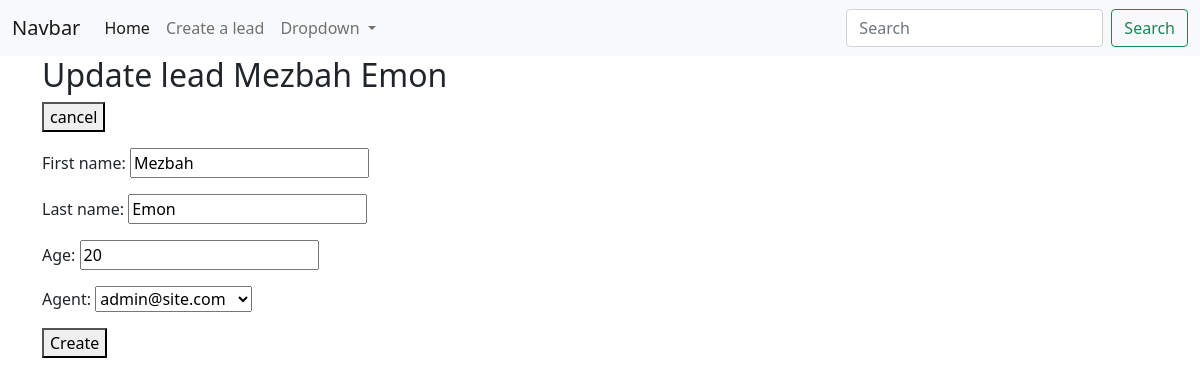
The page /leads/22/update/ on the database its author committed.
### main/models.py (models this page shows, shortened)
class Lead(models.Model):
    first_name = models.CharField(max_length=20)
    last_name = models.CharField(max_length=20)
    age = models.IntegerField(default=0)
    agent = models.ForeignKey(Agent, on_delete=models.CASCADE)
    created_at = models.DateTimeField(auto_now_add=True)
    updated_at = models.DateTimeField(auto_now=True)
    class Meta:
        ordering = ['-created_at']

### main/views.py (the view)
# urls.py: path('<int:pk>/update/', views.Lead_update, name="leadUpdate"),
def Lead_update(request, pk):
    lead = Lead.objects.get(pk=pk)
    form = LeadModelForm(instance=lead)
    if request.method == 'POST':
        form = LeadModelForm(request.POST, instance=lead)
        if form.is_valid():
            form.save()
            return redirect("leads:leadList")
    context = {
        "lead":lead,
        "form":form,
    }
    return render(request, "Leads/lead_update.html", context)

### main/forms.py
class LeadModelForm(forms.ModelForm):
    class Meta:
        model = Lead
        fields = (
            'first_name',
            'last_name',
            'age',
            'agent',
        )

### main/models.py (called while the page is built)
    def __str__(self):
        return self.user.email

### templates/Leads/lead_update.html (shortened to what this page needs)
{% extends "base.html" %}
{% block content %}
    <div class="container">
        <h2>Update lead {{lead.first_name}} {{lead.last_name}} </h2>
        <a href="{{request.META.HTTP_REFERER}}"><button>cancel</button></a>
        <p>
            <form method="post">
                {{form.as_p}}
                <button type="submit">Create</button>
            </form>
        </p>
    </div>
{% endblock content %}

### rows shown on the page
Lead: first_name "Mezbah", last_name "Emon", age "20", agent "admin@site.com"
